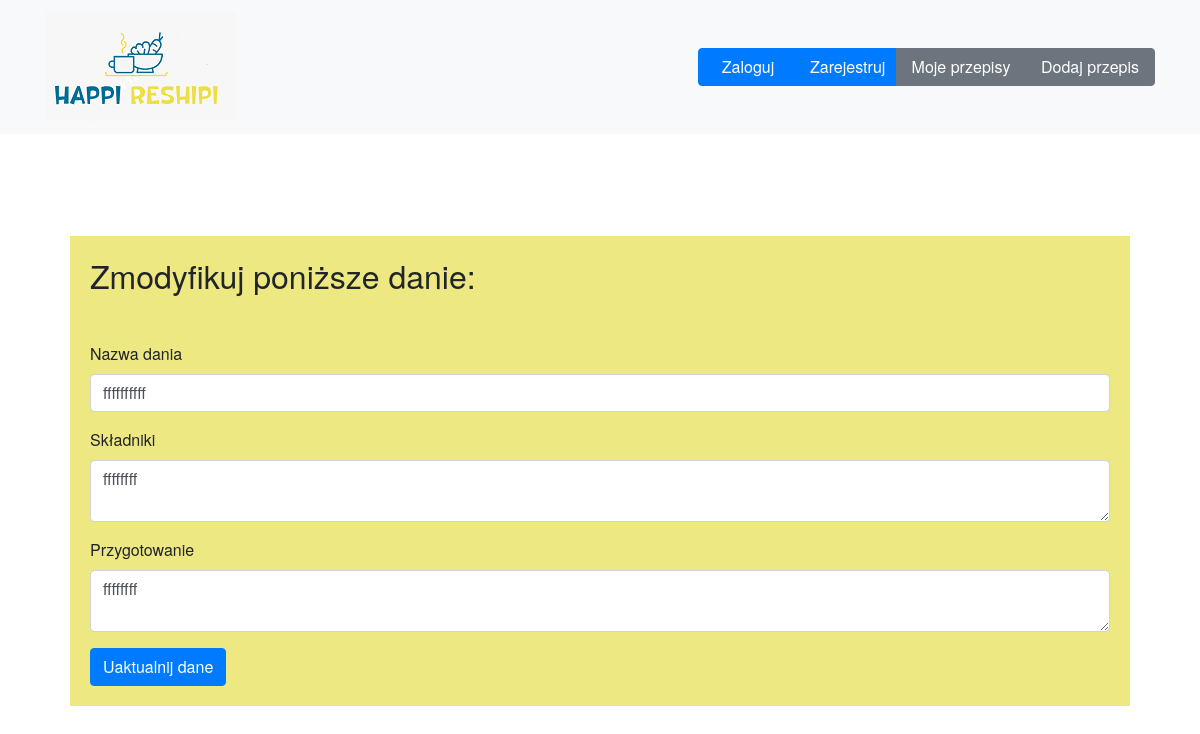
Page /updateProcess/16 on the committed database.
### tables this page shows
CREATE TABLE recipes (int integer primary key autoincrement, nazwa varchar(30), skladniki varchar(500), przygotowanie varchar(500), img varchar(100));

### happireshipi_app.py (the view, shortened to what this page needs)
@app.route('/updateProcess/<int:recipe_id>', methods=['GET', 'POST'])
def updateProcess(recipe_id):
    if request.method== 'GET':
        db=get_db()
        sql_statement = "select * from recipes where int = ?;"
        cur = db.execute(sql_statement, [recipe_id])
        recipe = cur.fetchone()
        if recipe==None:
            flash('Nie ma takiego dania')
            return redirect(url_for('myRecipes'))
        else:
            return render_template('editRecipe.html', recipe=recipe)

### happireshipi_app.py (called while the page is built)
def get_db():
    if not hasattr(g, 'sqlite_db'):
        conn = sqlite3.connect(app_info["db_file"])
        conn.row_factory=sqlite3.Row
        g.sqlite_db = conn
    return g.sqlite_db

### templates/editRecipe.html
{% extends "base.html" %}
{% block content %}
<section class="" id="portfolio">
    <div class="container">
<div style="margin: 25px; background-color:rgb(237, 232, 130); ">
    <h2 style="margin-top: 100px; padding: 20px;">Zmodyfikuj poniższe danie:</h2>
    <form id="update_form" action="{{url_for('updateProcess', recipe_id=recipe.int)}}" method="POST" style="padding: 20px;">
        <div class="form-group">
            <label for="nazwa">Nazwa dania</label>
            <input class="form-control" type="text" name="nazwa" id="nazwa" aria-describedby="nazwaInput"
                placeholder="Wpisz nazwe dania" maxlength="30" value="{{recipe.nazwa}}">
        </div>
        <div class="form-group">
            <label for="skladniki">Składniki</label>
            <textarea class="form-control" type="text" id="skladniki" name="skladniki"
                maxlength="500" >{{recipe.skladniki}}</textarea>
        </div>
        <div class="form-group">
            <label for="przygotowanie">Przygotowanie</label>
            <textarea class="form-control" id="przygotowanie" type="text" name="przygotowanie"
                 maxlength="500" >{{recipe.przygotowanie}}</textarea>
        </div>
        <button type="submit" value="Send" class="btn btn-primary">Uaktualnij dane</button>
    </form>
</div>
</div>
</section>
{% endblock %}

### static/styles/base.css (style rules this page uses)
body { overflow-x: hidden; font-family: "Roboto Slab", "Helvetica Neue", Helvetica, Arial, sans-serif; min-height: 75rem; padding-top: 8.5rem; }

### rows in the picture
recipes: nazwa "ffffffffff", skladniki "ffffffff", przygotowanie "ffffffff"
